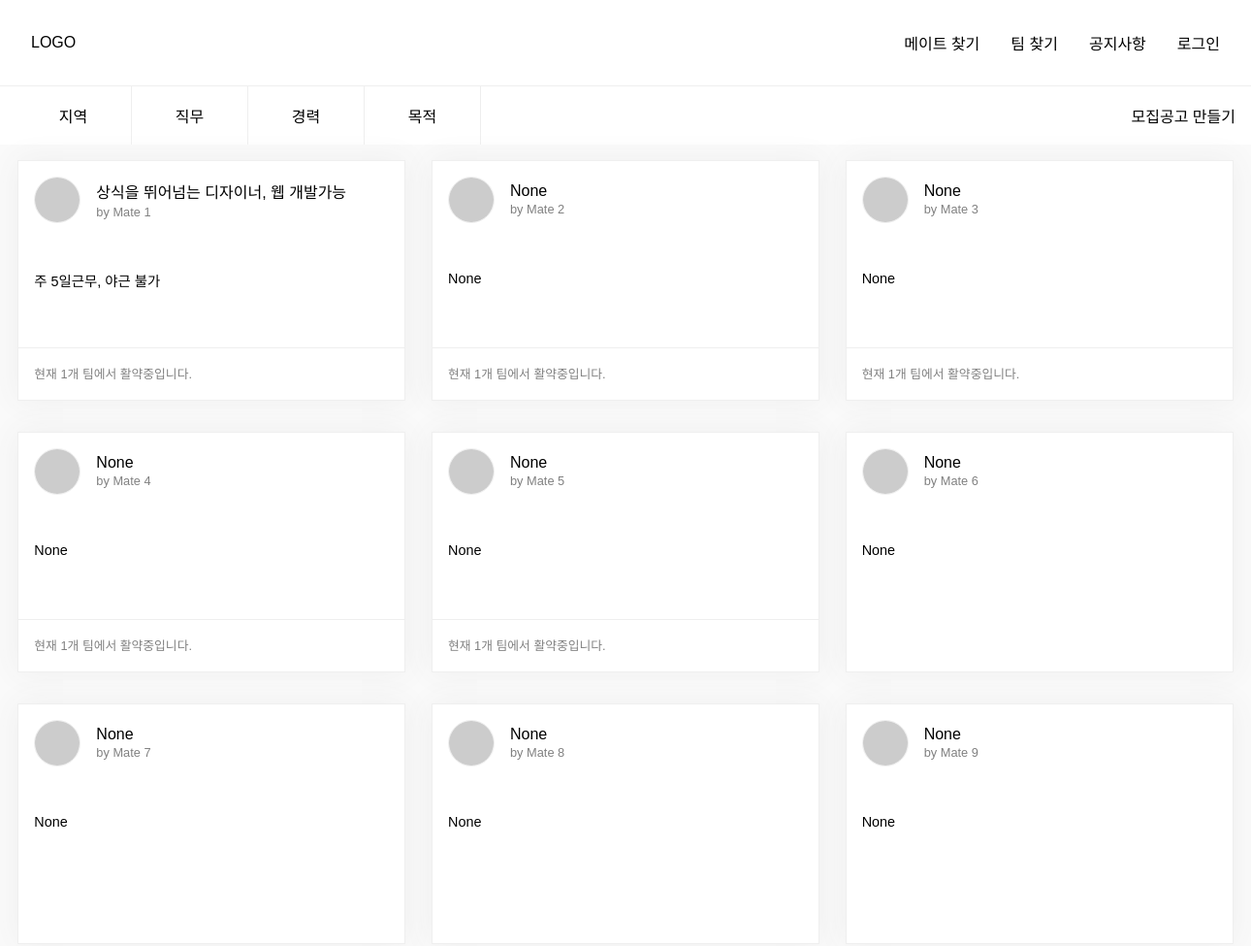
/members/ (upper part), run on an earlier commit of the app's database.
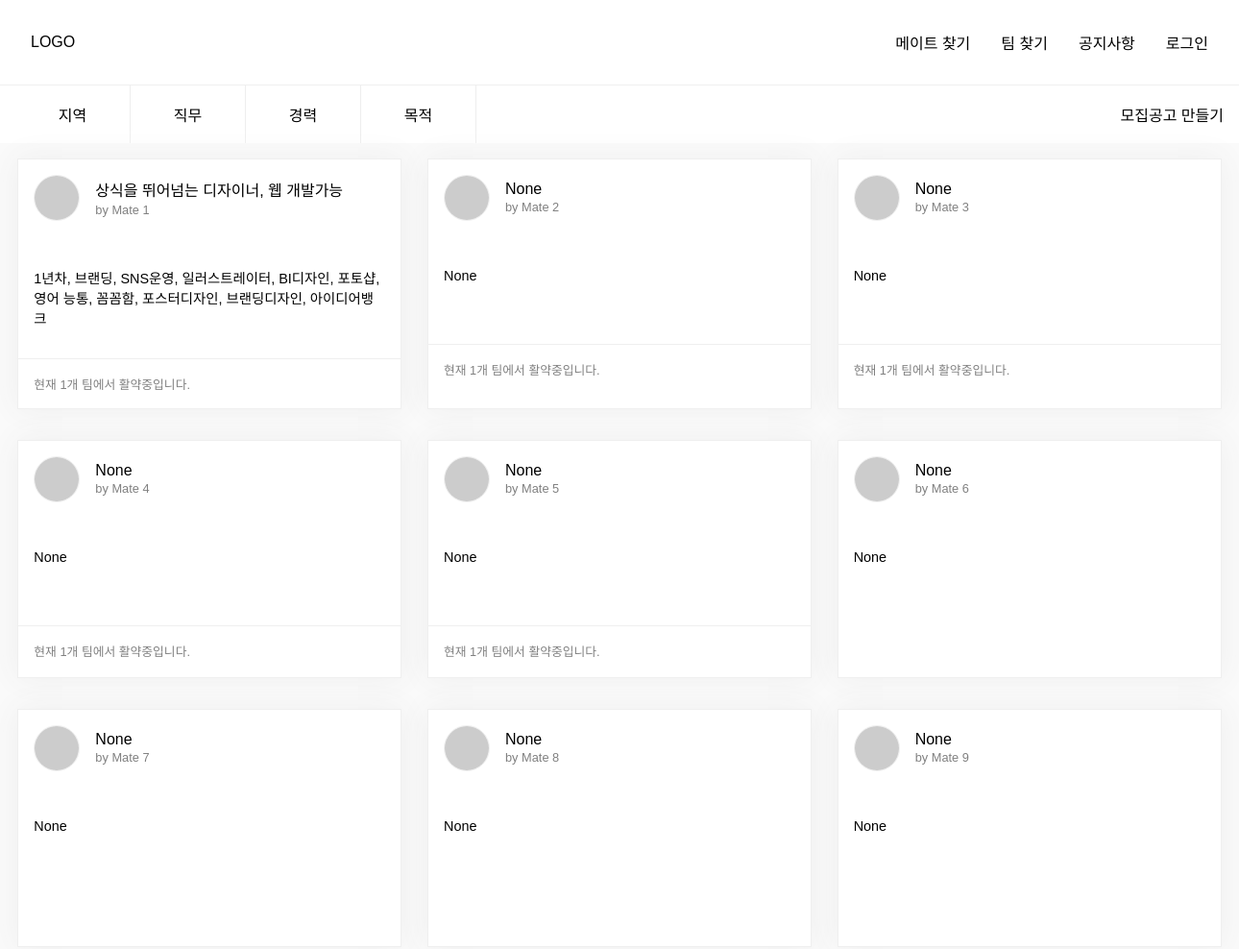
And on a later commit of the database.
### apps/member/models.py (models this page shows, shortened)
class Profile(BaseModel):
    user = models.OneToOneField(User, on_delete=models.CASCADE, blank=True, null=True)
    name = models.CharField(max_length=45, blank=True)
    short_desc = models.CharField(max_length=200, blank=True, null=True)
    options = models.CharField(max_length=200, blank=True, null=True)
    picture = ProcessedImageField(upload_to = mem_img_path,
                                processors=[ResizeToFit(width=150, upscale=False)],
                                format='JPEG',
                                options={'quality':90},
                                blank=True,
                                null=True,
                                )
    detail = RichTextUploadingField(config_name='default', blank=True, null=True)
    skills = TaggableManager(blank=True)

### apps/core/views.py (the view)
# urls.py: path('members/', member_list),
def member_list(request):
    members = Profile.objects.all()
    context = {
        'members':members,
    }
    return render(request, 'findmate/members.html', context)

### apps/core/templates/findmate/members.html (shortened to what this page needs)
{% extends "index.html" %}
{% block header_content %}
<div class="filter">
    <div class="filter_item_list">
        <span>지역</span>
        <span>직무</span>
        <span>경력</span>
        <span>목적</span>
    </div>
    <div class="create_post">
        <span>모집공고 만들기</span>
    </div>
</div>
{% endblock %}
{% block content %}
<div class="member_box_wrapper">
    {% for member in members %}
    <a href="https://naver.com" class="member_box">
            <div class="member_info">
                {% if member.logo %}
                <img class="member_img" src="{{user.picture.url}}">
                {% else %}
                <img class="member_img" src="https://picsum.photos/200/200">
                {% endif %}
                <div>
                    <div class="member_title">
                        <h4>{{member.short_desc}}</h4>
                        <span class="member_name">by {{member.name}}</span>
                    </div>
                </div>
            </div>
            <div class="spec_info">
                <span>
                    {{member.options}}
                </span>
            </div>
            {% if member.team_set.all %}
            <div class="current_team">
                <span>현재 {{member.team_set.all|length}}개 팀에서 활약중입니다.</span>
            </div>
            {% endif %}
    </a>
    {% endfor %}
</div>
{% endblock %}

What changed in the data, as far as the page shows it:
changed Profile "상식을 뛰어넘는 디자이너, 웹 개발가능": options "주 5일근무, 야근 불가" → "1년차, 브랜딩, SNS운영, 일러스트레이터, BI디자인, 포토샵, 영어 능통, 꼼꼼함, 포스터디자인, 브랜딩디자인, 아이디어뱅크"
